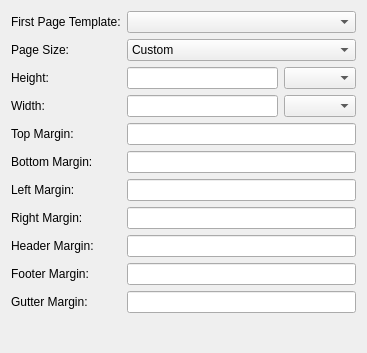
<?xml version="1.0" encoding="UTF-8"?>
<ui version="4.0">
 <class>Form</class>
 <widget class="QWidget" name="Form">
  <property name="geometry">
   <rect>
    <x>0</x>
    <y>0</y>
    <width>367</width>
    <height>353</height>
   </rect>
  </property>
  <property name="windowTitle">
   <string>Form</string>
  </property>
  <layout class="QFormLayout" name="formLayout">
   <item row="0" column="0">
    <widget class="QLabel" name="label">
     <property name="text">
      <string>First Page Template:</string>
     </property>
    </widget>
   </item>
   <item row="0" column="1">
    <widget class="QComboBox" name="firstTemplate"/>
   </item>
   <item row="1" column="0">
    <widget class="QLabel" name="label_2">
     <property name="text">
      <string>Page Size:</string>
     </property>
    </widget>
   </item>
   <item row="1" column="1">
    <widget class="QComboBox" name="size">
     <item>
      <property name="text">
       <string>Custom</string>
      </property>
     </item>
     <item>
      <property name="text">
       <string>A0</string>
      </property>
     </item>
     <item>
      <property name="text">
       <string>A1</string>
      </property>
     </item>
     <item>
      <property name="text">
       <string>A2</string>
      </property>
     </item>
     <item>
      <property name="text">
       <string>A3</string>
      </property>
     </item>
     <item>
      <property name="text">
       <string>A4</string>
      </property>
     </item>
     <item>
      <property name="text">
       <string>A5</string>
      </property>
     </item>
     <item>
      <property name="text">
       <string>A6</string>
      </property>
     </item>
     <item>
      <property name="text">
       <string>B0</string>
      </property>
     </item>
     <item>
      <property name="text">
       <string>B1</string>
      </property>
     </item>
     <item>
      <property name="text">
       <string>B2</string>
      </property>
     </item>
     <item>
      <property name="text">
       <string>B3</string>
      </property>
     </item>
     <item>
      <property name="text">
       <string>B4</string>
      </property>
     </item>
     <item>
      <property name="text">
       <string>B5</string>
      </property>
     </item>
     <item>
      <property name="text">
       <string>B6</string>
      </property>
     </item>
     <item>
      <property name="text">
       <string>letter</string>
      </property>
     </item>
     <item>
      <property name="text">
       <string>legal</string>
      </property>
     </item>
     <item>
      <property name="text">
       <string>11&quot;x17&quot;</string>
      </property>
     </item>
    </widget>
   </item>
   <item row="2" column="0">
    <widget class="QLabel" name="label_3">
     <property name="text">
      <string>Height:</string>
     </property>
    </widget>
   </item>
   <item row="2" column="1">
    <layout class="QHBoxLayout" name="horizontalLayout_3">
     <item>
      <widget class="QLineEdit" name="height"/>
     </item>
     <item>
      <widget class="QComboBox" name="height_unit_2"/>
     </item>
    </layout>
   </item>
   <item row="3" column="0">
    <widget class="QLabel" name="label_4">
     <property name="text">
      <string>Width:</string>
     </property>
    </widget>
   </item>
   <item row="3" column="1">
    <layout class="QHBoxLayout" name="horizontalLayout_4">
     <item>
      <widget class="QLineEdit" name="width"/>
     </item>
     <item>
      <widget class="QComboBox" name="width_unit_2"/>
     </item>
    </layout>
   </item>
   <item row="4" column="0">
    <widget class="QLabel" name="label_5">
     <property name="text">
      <string>Top Margin:</string>
     </property>
    </widget>
   </item>
   <item row="4" column="1">
    <widget class="QLineEdit" name="margin_top"/>
   </item>
   <item row="5" column="0">
    <widget class="QLabel" name="label_6">
     <property name="text">
      <string>Bottom Margin:</string>
     </property>
    </widget>
   </item>
   <item row="5" column="1">
    <widget class="QLineEdit" name="margin_bottom"/>
   </item>
   <item row="6" column="0">
    <widget class="QLabel" name="label_7">
     <property name="text">
      <string>Left Margin:</string>
     </property>
    </widget>
   </item>
   <item row="6" column="1">
    <widget class="QLineEdit" name="margin_left"/>
   </item>
   <item row="7" column="0">
    <widget class="QLabel" name="label_8">
     <property name="text">
      <string>Right Margin:</string>
     </property>
    </widget>
   </item>
   <item row="7" column="1">
    <widget class="QLineEdit" name="margin_right"/>
   </item>
   <item row="8" column="0">
    <widget class="QLabel" name="label_9">
     <property name="text">
      <string>Header Margin:</string>
     </property>
    </widget>
   </item>
   <item row="8" column="1">
    <widget class="QLineEdit" name="spacing_header"/>
   </item>
   <item row="9" column="0">
    <widget class="QLabel" name="label_10">
     <property name="text">
      <string>Footer Margin:</string>
     </property>
    </widget>
   </item>
   <item row="9" column="1">
    <widget class="QLineEdit" name="spacing_footer"/>
   </item>
   <item row="10" column="0">
    <widget class="QLabel" name="label_11">
     <property name="text">
      <string>Gutter Margin:</string>
     </property>
    </widget>
   </item>
   <item row="10" column="1">
    <widget class="QLineEdit" name="margin_gutter"/>
   </item>
  </layout>
 </widget>
 <resources/>
 <connections/>
</ui>
